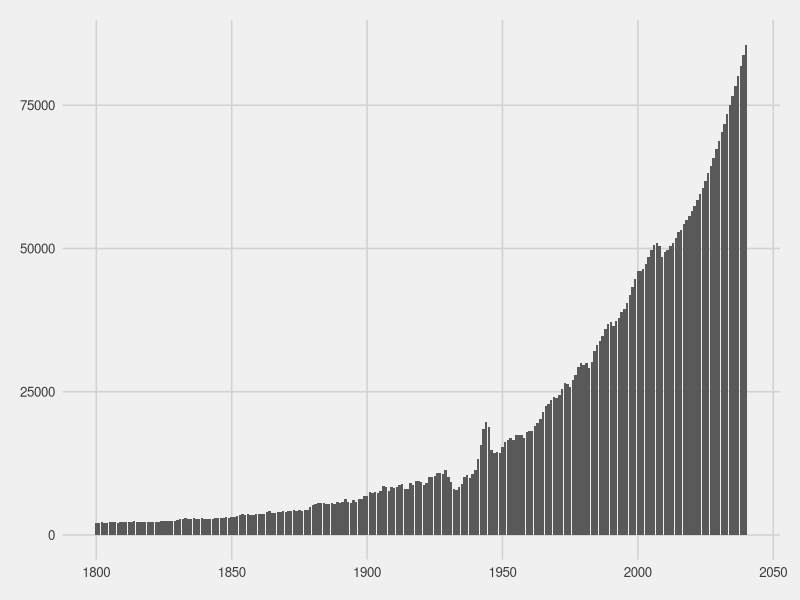
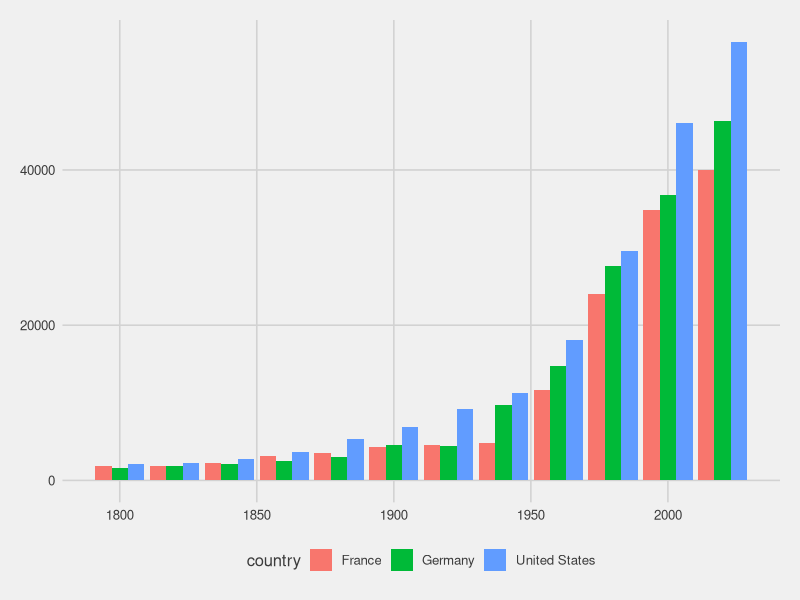
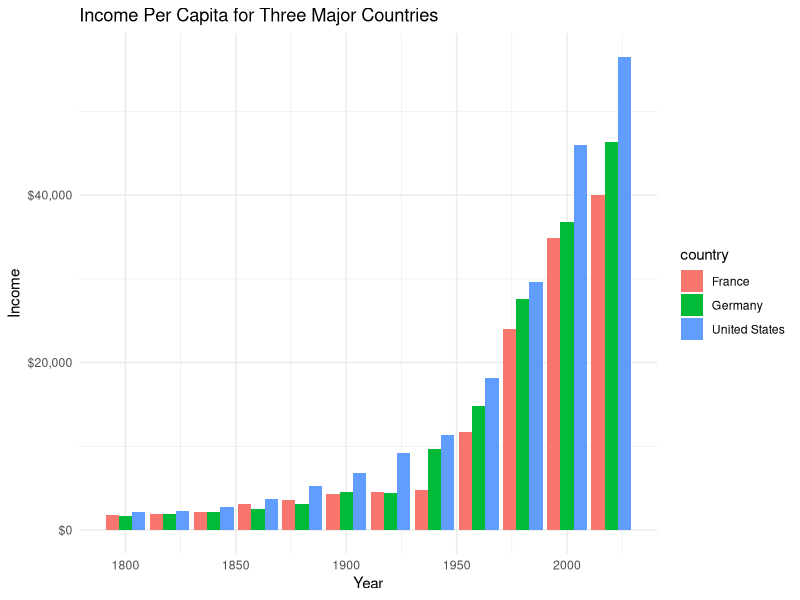
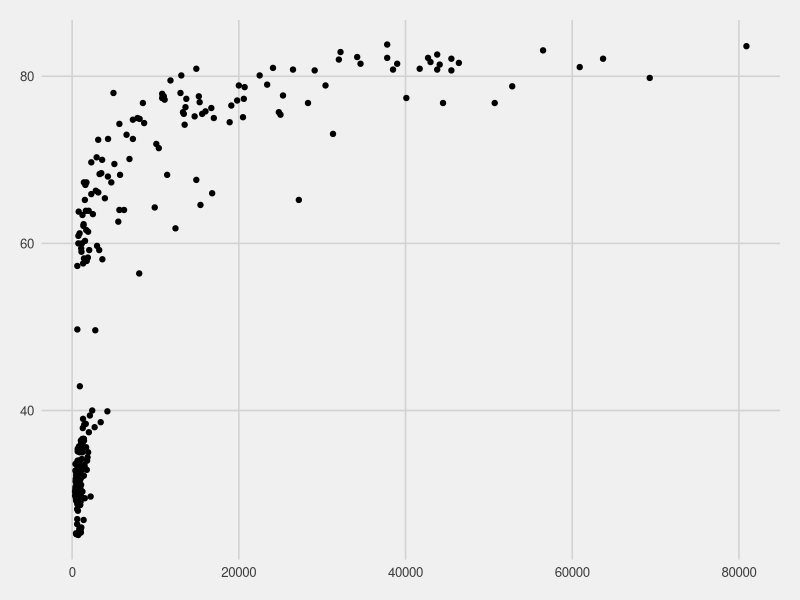
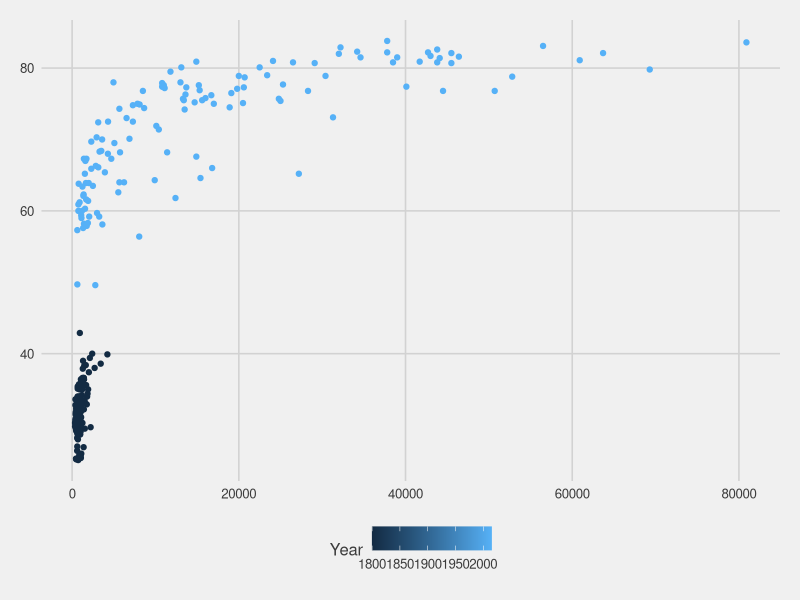
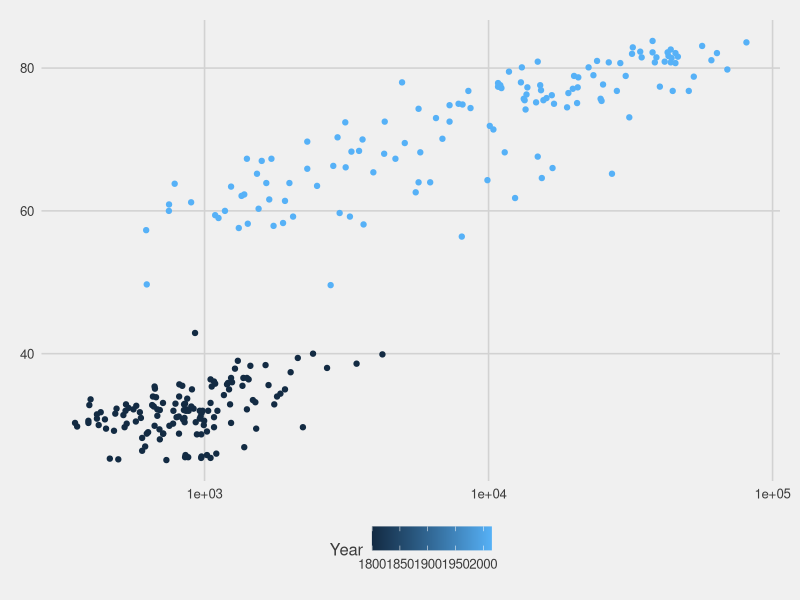
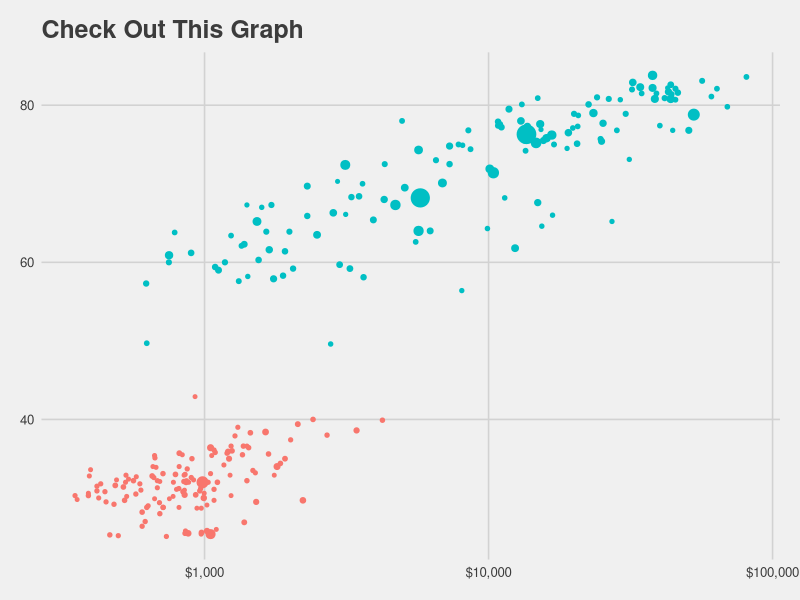
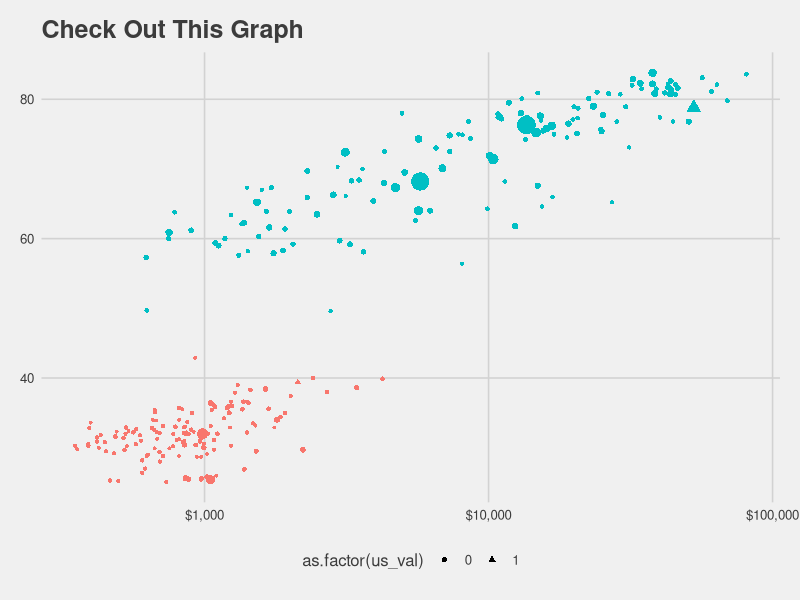

Reproduce these figures in R, in order.
## ---- chunk 1
knitr::opts_chunk$set(echo = TRUE,
                      warning = FALSE,
                      message = FALSE,
                      dev.args=list(bg="transparent"),
                      fig.align = 'center')
library(tidyverse)
library(ggthemes)
theme_set(theme_fivethirtyeight())
theme_update(panel.background = element_rect(fill = "transparent", colour = NA),
             legend.background = element_rect(fill = "transparent", colour = NA),
             legend.key = element_rect(fill = "transparent", colour = NA),
             strip.background =element_rect(fill="transparent", colour = NA))

gapminder_IncomePerCap <- read.csv("../data/income_per_person.csv")
gap <- read.csv2("../data/gapminder.csv")
## ---- chunk 2
str(gapminder_IncomePerCap)
## ---- chunk 3
# let's look at the first 4 observations with the first 5 columns
gapminder_IncomePerCap[1:4, 1:5] 
## ---- chunk 4
# install.packages("tidyverse") - I already have this installed so no need to do it here. 
# load the library as so:
library(tidyverse)

# Now, we 'pivot' our data longer
# Keep in mind, we want our years to be their own variable, 'years', and our values 'income'
# Also notice that all the years begin with "X" - we can use that to our advantage
tidy_df <- gapminder_IncomePerCap %>% 
  pivot_longer(cols = starts_with("X"), names_to = "year", values_to = "income")
## ---- chunk 5
# Normally, we wouldn't want to store the df in the same name.
tidy_df <- tidy_df %>% 
  # let's mutate the year column
  # First, remove the "X" from our years
  mutate(year = str_replace(year, pattern = "X", replacement = ""),
         # next, turn our character to numeric (technically 'double')
         year = as.numeric(year))
## ---- chunk 6
us_data <- tidy_df %>% filter(country == "United States")
## ---- chunk 7
# first, supply the data frame to ggplot()
ggplot(us_data) +
  # we want bars so... geom_bar() gives us that geometry
  # now, we want specify the y axis to be income and x is year
  # we put these in the aes() comman (for aesthetics)
  geom_bar(aes(x = year, y = income), stat = "identity")
## ---- chunk 8
top_three <- tidy_df %>% 
  # %in% is convenient function for selecting multiple matching items from a vector
  filter(country %in% c("United States", "Germany", "France"),
         year %in% c(seq.int(from = 1800, to = 2020, by = 20)))

# now we plot
ggplot(top_three) +
  # using geom_bar again
  # now we add two arguments - fill, which tells us to color the bars by country
  # position (I prefer "dodge" - the default is "stack")
  geom_bar(aes(x = year, y = income, fill = country), stat = "identity", position = "dodge")

## ---- chunk 9
# load ggthemes
library(ggthemes)
# Use the same graph
ggplot(top_three) +
  geom_bar(aes(x = year, y = income, fill = country), stat = "identity", position = "dodge") +
  # now add a theme (scroll through and pick your favorite.. I really like the minimal one)
  # these themes are specified as theme_* - try several out!
  theme_minimal() +
  # now add your labels
  labs(
    x = "Year",
    y = "Income",
    title = "Income Per Capita for Three Major Countries"
  ) +
  # there are several ways to do this.. I use the scales package
  # scales can do a lot for your axes. Check it out:
  scale_y_continuous(labels = scales::dollar)
## ---- chunk 10
str(gap)
## ---- chunk 11
gap_selected_years <- gap %>%
  filter(Year %in% c(1800, 2015))
## ---- chunk 12
ggplot(gap_selected_years) +
  geom_point(aes(x = GDP_per_capita, y = life_expectancy))

## ---- chunk 13
ggplot(gap_selected_years) + 
  geom_point(aes(x = GDP_per_capita, y = life_expectancy, color = Year))
## ---- chunk 14
ggplot(gap_selected_years) + 
  geom_point(aes(x = GDP_per_capita, y = life_expectancy, color = Year)) +
  # we can just add a scale to the x axis (there are many of these - check them out!)
  scale_x_log10()
## ---- chunk 15
ggplot(gap_selected_years) + 
  # let's add the `size` argument to our aesthetics
  geom_point(aes(x = GDP_per_capita, y = life_expectancy, color = as.factor(Year), size = population)) +
  # fix our log scale (make them dollars)
  scale_x_log10(labels = scales::dollar) +
  # let's get rid of the legends for now...
  guides(size = FALSE, color = FALSE) +
  # and add a theme
  #theme_minimal() +
  # and labels
  labs(
    y = "Life Expectancy",
    x = "GDP Per Capita",
    title = "Check Out This Graph"
  )
## ---- chunk 16
# create a new data frame with a column indicated whether the value is for US or not
gselect_us <- gap_selected_years %>% 
  mutate(us_val = ifelse(country == "United States", 1, 0))


ggplot(gselect_us) + 
  # let's add the "shape" argument to our aesthetics
  geom_point(aes(x = GDP_per_capita, y = life_expectancy, color = as.factor(Year), size = population,
                 shape = as.factor(us_val))) +
  # fix our log scale (make them dollars)
  scale_x_log10(labels = scales::dollar) +
  # let's get rid of the legends for now...
  guides(size = FALSE, color = FALSE) +
  # and add a theme
  #theme_minimal() +
  # and labels
  labs(
    y = "Life Expectancy",
    x = "GDP Per Capita",
    title = "Check Out This Graph"
  )
## ---- chunk 17
child_mort_cutoff_data <- gselect_us %>% 
  # we are really just interested in the 2015 year... 
  group_by(Year) %>% 
  # this will give a column to compare child mortality to
  mutate(avg_mort = mean(child_mortality),
         # make a comlumn getting 1 if the avg is greater or 0 if not
         compare = ifelse(child_mortality > avg_mort, 1, 0),
         # hardcoding compare to be 0 if the year is not 2015
         compare = ifelse(Year == 1800, 0, compare)) %>% 
  ungroup() %>% 
  group_by(country) %>% 
  # telling R that the country should get 1 for both dates if it was 1 for 2015
  mutate(compare = max(compare),
         compare = ifelse(compare == 1, "Above Avg. Child Mortality", "At or Under Avg. Child Mortality"))


# Now let us plot it again...
ggplot(child_mort_cutoff_data) + 
  # let's add the `shape` argument to our aesthetics
  geom_point(aes(x = GDP_per_capita, y = life_expectancy, color = as.factor(Year), size = population,
                 shape = as.factor(us_val))) +
  # fix our log scale (make them dollars)
  scale_x_log10(labels = scales::dollar) +
  # let's get rid of the legends for now...
  guides(size = FALSE, color = FALSE, shape = FALSE) +
  # and add a theme
  #theme_minimal() +
  # and labels
  labs(
    y = "Life Expectancy",
    x = "GDP Per Capita",
    title = "Change in GDP and Life Expectancy",
    subtitle = "from 1800 to 2015, separated by groups at or above average child mortality"
  ) +
  # now, we add "facets" to group the data into different panes
  # we will use our 'compare' variable for that.
  facet_grid(~compare) 
